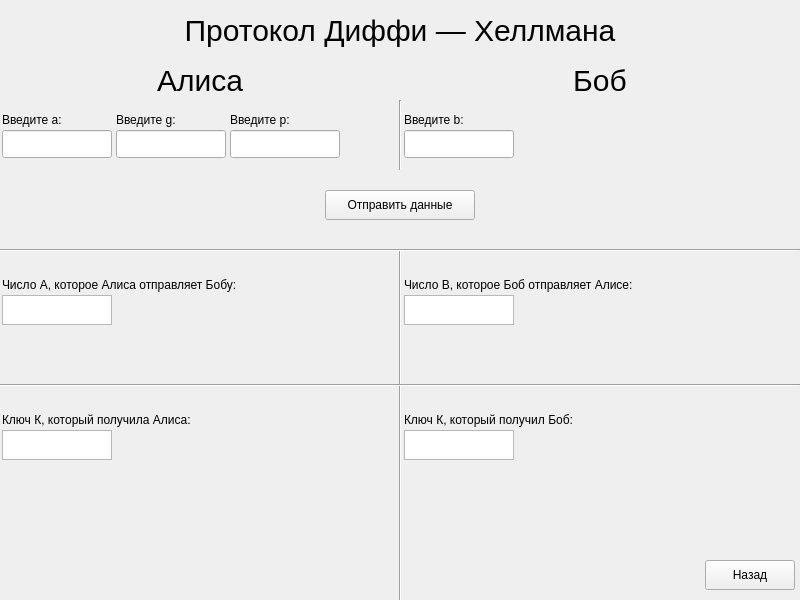
<?xml version="1.0" encoding="UTF-8"?>
<ui version="4.0">
 <class>DHWidget</class>
 <widget class="QWidget" name="DHWidget">
  <property name="geometry">
   <rect>
    <x>0</x>
    <y>0</y>
    <width>800</width>
    <height>600</height>
   </rect>
  </property>
  <property name="windowTitle">
   <string>Form</string>
  </property>
  <widget class="QLabel" name="title">
   <property name="geometry">
    <rect>
     <x>170</x>
     <y>0</y>
     <width>460</width>
     <height>60</height>
    </rect>
   </property>
   <property name="styleSheet">
    <string notr="true">font-size: 30px;
color: black;
font: 600;</string>
   </property>
   <property name="text">
    <string>Протокол Диффи — Хеллмана</string>
   </property>
   <property name="alignment">
    <set>Qt::AlignCenter</set>
   </property>
  </widget>
  <widget class="Line" name="vLine2">
   <property name="geometry">
    <rect>
     <x>398</x>
     <y>250</y>
     <width>4</width>
     <height>540</height>
    </rect>
   </property>
   <property name="orientation">
    <enum>Qt::Vertical</enum>
   </property>
  </widget>
  <widget class="QLabel" name="titleAlisa">
   <property name="geometry">
    <rect>
     <x>0</x>
     <y>60</y>
     <width>400</width>
     <height>40</height>
    </rect>
   </property>
   <property name="styleSheet">
    <string notr="true">font-size: 30px;
color: black;</string>
   </property>
   <property name="text">
    <string>Алиса</string>
   </property>
   <property name="alignment">
    <set>Qt::AlignCenter</set>
   </property>
  </widget>
  <widget class="QLabel" name="titleBob">
   <property name="geometry">
    <rect>
     <x>400</x>
     <y>60</y>
     <width>400</width>
     <height>40</height>
    </rect>
   </property>
   <property name="styleSheet">
    <string notr="true">font-size: 30px;
color: black;</string>
   </property>
   <property name="text">
    <string>Боб</string>
   </property>
   <property name="alignment">
    <set>Qt::AlignCenter</set>
   </property>
  </widget>
  <widget class="QLabel" name="label_a">
   <property name="geometry">
    <rect>
     <x>2</x>
     <y>110</y>
     <width>110</width>
     <height>20</height>
    </rect>
   </property>
   <property name="text">
    <string>Введите a:</string>
   </property>
  </widget>
  <widget class="QLabel" name="label_g">
   <property name="geometry">
    <rect>
     <x>116</x>
     <y>110</y>
     <width>110</width>
     <height>20</height>
    </rect>
   </property>
   <property name="text">
    <string>Введите g:</string>
   </property>
  </widget>
  <widget class="QLabel" name="label_p">
   <property name="geometry">
    <rect>
     <x>230</x>
     <y>110</y>
     <width>110</width>
     <height>20</height>
    </rect>
   </property>
   <property name="text">
    <string>Введите p:</string>
   </property>
  </widget>
  <widget class="QLineEdit" name="input_a">
   <property name="geometry">
    <rect>
     <x>2</x>
     <y>130</y>
     <width>110</width>
     <height>28</height>
    </rect>
   </property>
  </widget>
  <widget class="QLineEdit" name="input_g">
   <property name="geometry">
    <rect>
     <x>116</x>
     <y>130</y>
     <width>110</width>
     <height>28</height>
    </rect>
   </property>
  </widget>
  <widget class="QLineEdit" name="input_p">
   <property name="geometry">
    <rect>
     <x>230</x>
     <y>130</y>
     <width>110</width>
     <height>28</height>
    </rect>
   </property>
  </widget>
  <widget class="QLabel" name="label_b">
   <property name="geometry">
    <rect>
     <x>404</x>
     <y>110</y>
     <width>110</width>
     <height>20</height>
    </rect>
   </property>
   <property name="text">
    <string>Введите b:</string>
   </property>
  </widget>
  <widget class="QLineEdit" name="input_b">
   <property name="geometry">
    <rect>
     <x>404</x>
     <y>130</y>
     <width>110</width>
     <height>28</height>
    </rect>
   </property>
  </widget>
  <widget class="QPushButton" name="sendData">
   <property name="geometry">
    <rect>
     <x>325</x>
     <y>190</y>
     <width>150</width>
     <height>30</height>
    </rect>
   </property>
   <property name="text">
    <string>Отправить данные</string>
   </property>
  </widget>
  <widget class="Line" name="hLine1">
   <property name="geometry">
    <rect>
     <x>0</x>
     <y>248</y>
     <width>800</width>
     <height>4</height>
    </rect>
   </property>
   <property name="orientation">
    <enum>Qt::Horizontal</enum>
   </property>
  </widget>
  <widget class="QLabel" name="labelA">
   <property name="geometry">
    <rect>
     <x>2</x>
     <y>275</y>
     <width>350</width>
     <height>20</height>
    </rect>
   </property>
   <property name="text">
    <string>Число A, которое Алиса отправляет Бобу:</string>
   </property>
  </widget>
  <widget class="QLabel" name="labelB">
   <property name="geometry">
    <rect>
     <x>404</x>
     <y>275</y>
     <width>350</width>
     <height>20</height>
    </rect>
   </property>
   <property name="text">
    <string>Число B, которое Боб отправляет Алисе:</string>
   </property>
  </widget>
  <widget class="Line" name="hLine2">
   <property name="geometry">
    <rect>
     <x>0</x>
     <y>383</y>
     <width>800</width>
     <height>4</height>
    </rect>
   </property>
   <property name="orientation">
    <enum>Qt::Horizontal</enum>
   </property>
  </widget>
  <widget class="QLabel" name="labelKBob">
   <property name="geometry">
    <rect>
     <x>404</x>
     <y>410</y>
     <width>350</width>
     <height>20</height>
    </rect>
   </property>
   <property name="text">
    <string>Ключ К, который получил Боб:</string>
   </property>
  </widget>
  <widget class="QLabel" name="labelKAlisa">
   <property name="geometry">
    <rect>
     <x>2</x>
     <y>410</y>
     <width>350</width>
     <height>20</height>
    </rect>
   </property>
   <property name="text">
    <string>Ключ К, который получила Алиса:</string>
   </property>
  </widget>
  <widget class="Line" name="vLine1">
   <property name="geometry">
    <rect>
     <x>398</x>
     <y>100</y>
     <width>4</width>
     <height>70</height>
    </rect>
   </property>
   <property name="orientation">
    <enum>Qt::Vertical</enum>
   </property>
  </widget>
  <widget class="QTextBrowser" name="showA">
   <property name="enabled">
    <bool>true</bool>
   </property>
   <property name="geometry">
    <rect>
     <x>2</x>
     <y>295</y>
     <width>110</width>
     <height>30</height>
    </rect>
   </property>
  </widget>
  <widget class="QTextBrowser" name="showB">
   <property name="geometry">
    <rect>
     <x>404</x>
     <y>295</y>
     <width>110</width>
     <height>30</height>
    </rect>
   </property>
  </widget>
  <widget class="QTextBrowser" name="showKAlisa">
   <property name="geometry">
    <rect>
     <x>2</x>
     <y>430</y>
     <width>110</width>
     <height>30</height>
    </rect>
   </property>
  </widget>
  <widget class="QTextBrowser" name="showKBob">
   <property name="geometry">
    <rect>
     <x>404</x>
     <y>430</y>
     <width>110</width>
     <height>30</height>
    </rect>
   </property>
  </widget>
  <widget class="QPushButton" name="back">
   <property name="geometry">
    <rect>
     <x>705</x>
     <y>560</y>
     <width>90</width>
     <height>30</height>
    </rect>
   </property>
   <property name="text">
    <string>Назад</string>
   </property>
  </widget>
 </widget>
 <resources/>
 <connections/>
</ui>
